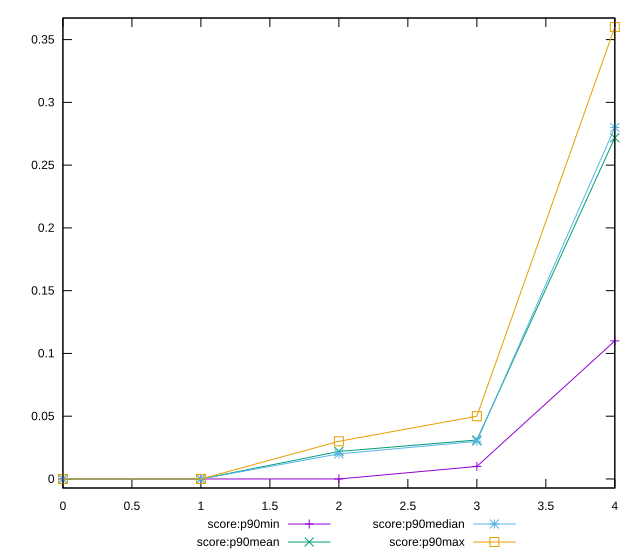

The gnuplot source for this figure:
reset

$scoreP90Min <<EOF
0 0
1 0
2 0
3 0.01
4 0.11
EOF

$scoreP90Mean <<EOF
0 0
1 0
2 0.021914893617021286
3 0.03106382978723403
4 0.27180851063829786
EOF

$scoreP90Median <<EOF
0 0
1 0
2 0.02
3 0.03
4 0.28
EOF

$scoreP90Max <<EOF
0 0
1 0
2 0.03
3 0.05
4 0.36
EOF

set key outside below
set xrange [0:4]
set yrange [-0.0072:0.36719999999999997]
set trange [-0.0072:0.36719999999999997]
set terminal svg size 640, 560 enhanced background rgb 'white'
set output "report_00013_2021-02-09T12-04-24.940Z/largest-contentful-paint/progression/score.svg"

plot $scoreP90Min title "score:p90min" with linespoints, \
     $scoreP90Mean title "score:p90mean" with linespoints, \
     $scoreP90Median title "score:p90median" with linespoints, \
     $scoreP90Max title "score:p90max" with linespoints

reset
